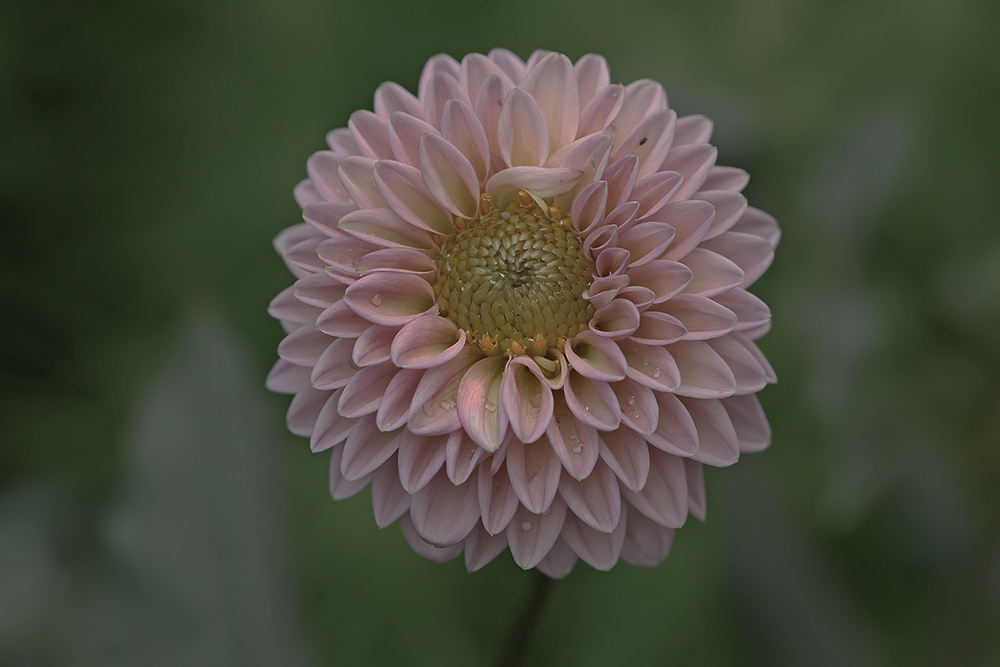
%> input picture images/flower.jpg, 1000 x 667 px
$ octave test_methods.m   (GNU Octave 9; MATLAB toolbox functions it lacks are replaced by stand-ins)
%> lines starting %> are read from the running program, lines starting %| are printed output that depends on the picture; in (x1, y1, x2, y2) boxes, pixels count from 0 and x2, y2 are one past the last pixel; in counts of white or black regions, pixels touching at a corner belong together; the program's own positions count from 1
%% Predefined
% Read in the images
img_flower = imread("images/flower.jpg");
%> img_flower is the input picture: size 667x1000x3 uint8; mean R, G, B 73.9, 75.1, 61
img_tiger = imread("images/tiger.jpg");
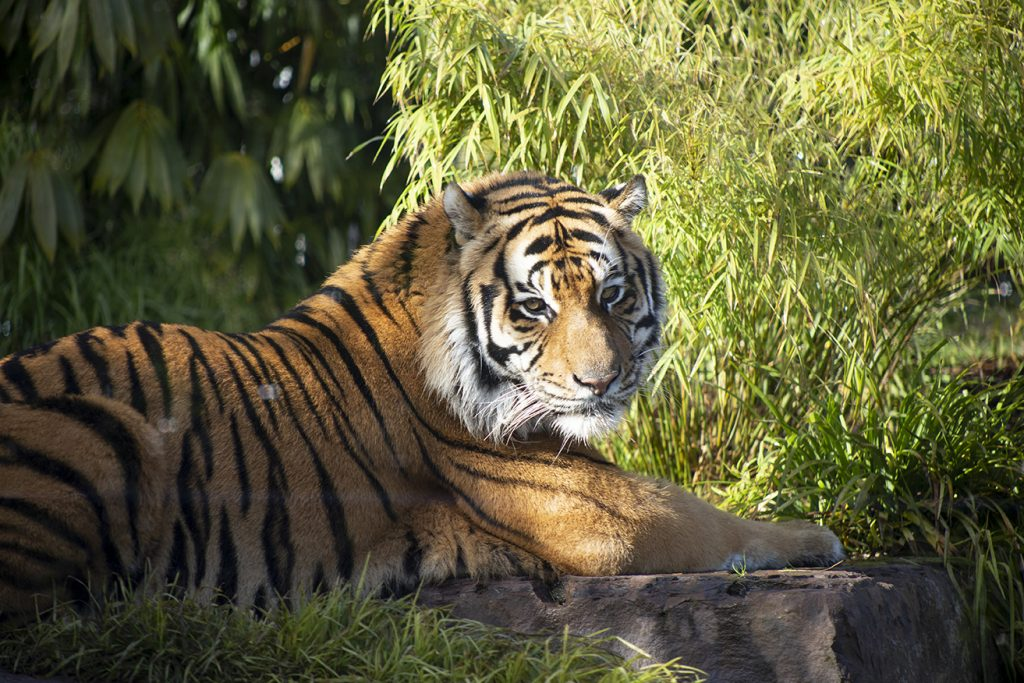
%> input picture images/tiger.jpg, 1024 x 683 px
%> img_tiger is the input picture: size 683x1024x3 uint8; mean R, G, B 93.7, 92.3, 57.8

% Convert images to grayscale
img_flower_gray = rgb2gray(img_flower);
img_tiger_gray = rgb2gray(img_tiger);
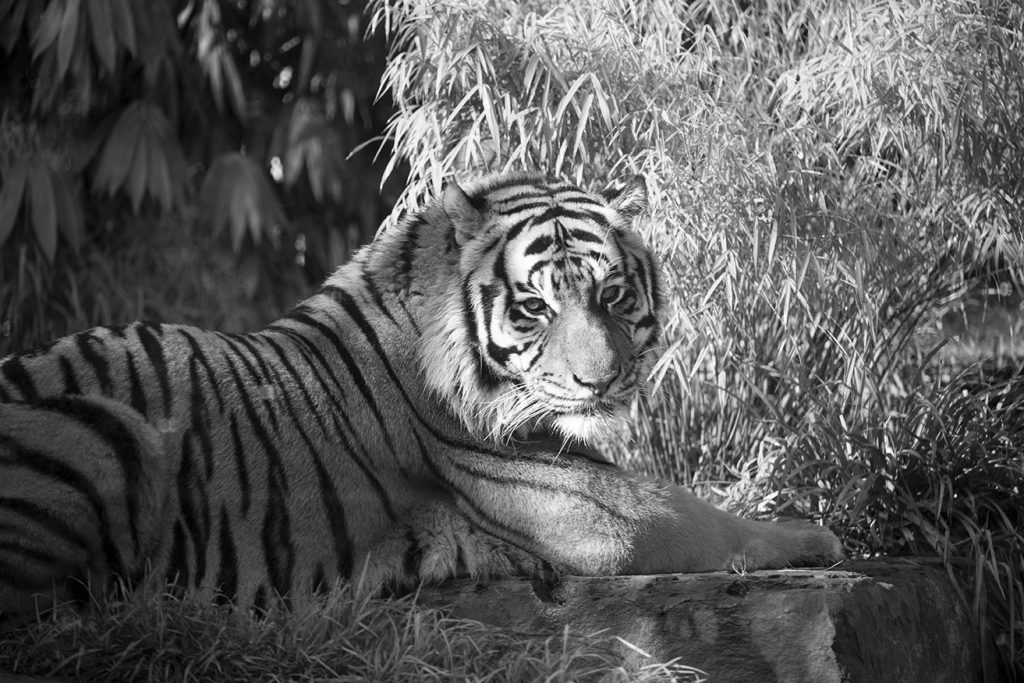
%> img_tiger_gray: size 683x1024 uint8; min 0, max 255, mean 88.8

% Set the number of clusters
K = 2;

%% K-means - segment the input image based on intensity values

img_flower_vector = img_flower_gray(:);
img_tiger_vector = img_tiger_gray(:);

[idx_flower, centers_flower] = kmeans(double(img_flower_vector), K);
%> centers_flower = [115.9; 59.9]
[idx_tiger, centers_tiger] = kmeans(double(img_tiger_vector), K);
%> centers_tiger = [55.98; 166.2]

clustered_img_flower = reshape(idx_flower, size(img_flower_gray));
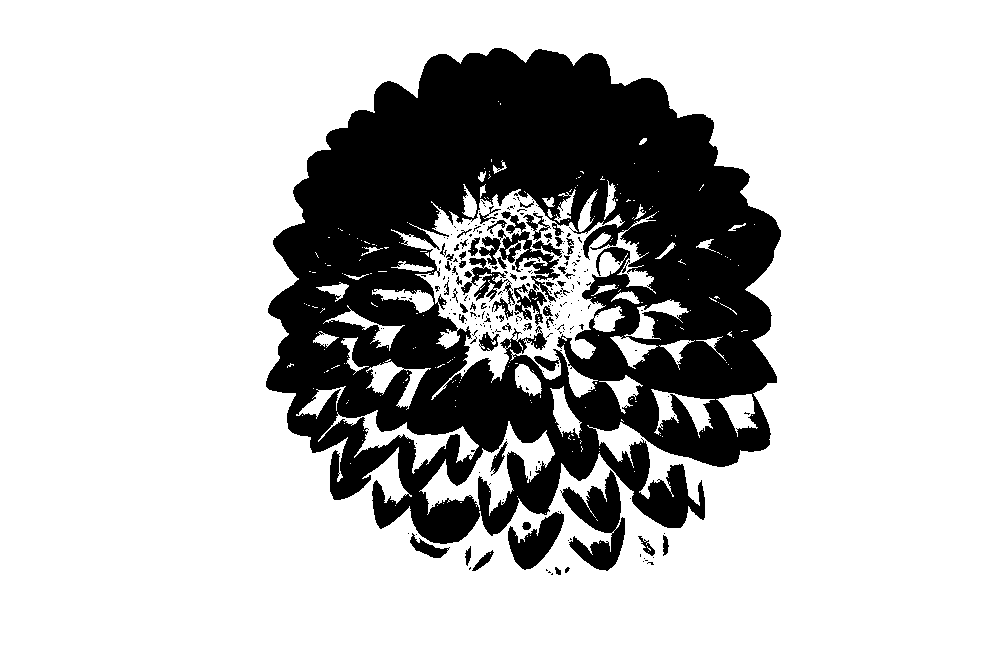
%> clustered_img_flower: size 667x1000 double; values 1 (black) and 2 (white), 76.4% white; 242 black regions (189 under 20 px), largest, box (x1, y1, x2, y2) and area: (266, 48, 781, 544) 145298, (560, 470, 625, 571) 3149, (479, 211, 560, 326) 2420
clustered_img_tiger = reshape(idx_tiger, size(img_tiger_gray));
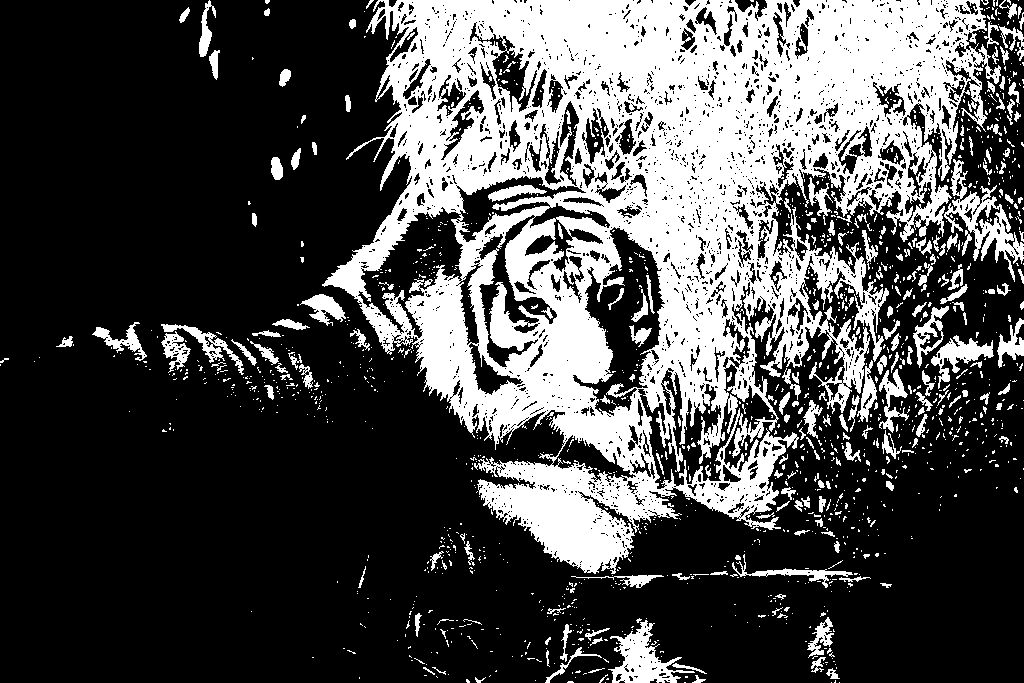
%> clustered_img_tiger: size 683x1024 double; values 1 (black) and 2 (white), 29.8% white; 1502 white regions (1286 under 20 px), largest, box (x1, y1, x2, y2) and area: (322, 0, 1001, 574) 176520, (944, 159, 1024, 282) 2596, (608, 620, 695, 683) 2148

%% K-means - segment the input image by using the cluster centers to assign new colors to the pixels.

% Perform K-means clustering on the images
[flower_labels, flower_centers] = kmeans(double(img_flower_gray(:)), K);
%> flower_centers = [60.04; 116.4]
[tiger_labels, tiger_centers] = kmeans(double(img_tiger_gray(:)), K);
%> tiger_centers = [165.5; 55.68]

% Reshape the labels into an image
flower_seg_kmeans = reshape(flower_labels, size(img_flower_gray));
%> flower_seg_kmeans: size 667x1000 double; values 1 (black) and 2 (white), 23.2% white; 274 white regions (219 under 20 px), largest, box (x1, y1, x2, y2) and area: (266, 48, 781, 544) 143373, (560, 470, 625, 571) 3040, (508, 512, 564, 570) 1593
tiger_seg_kmeans = reshape(tiger_labels, size(img_tiger_gray));
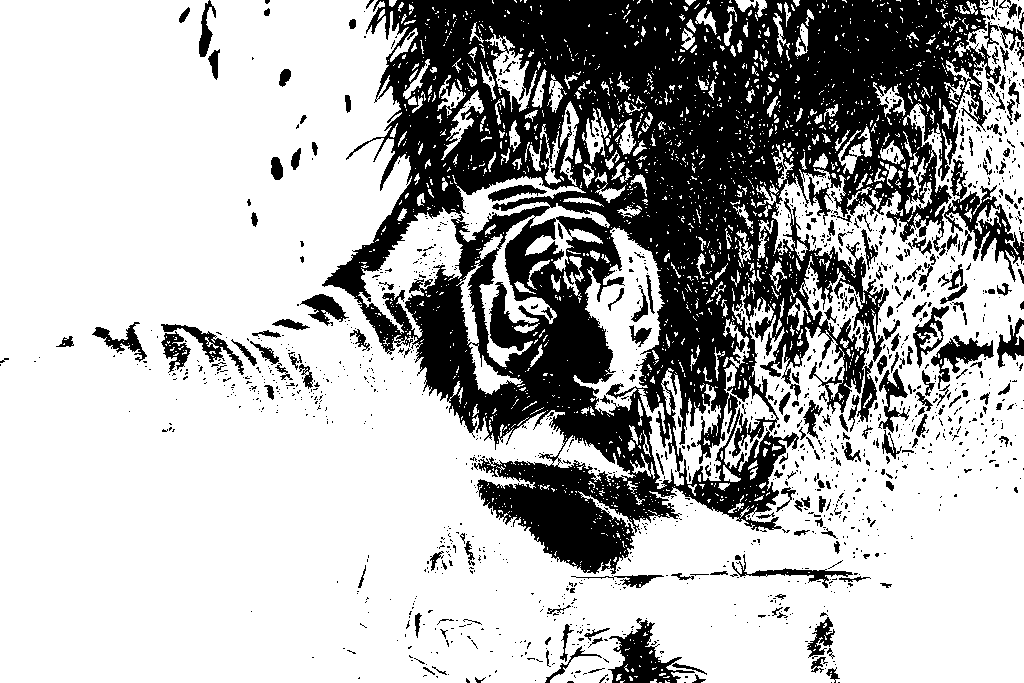
%> tiger_seg_kmeans: size 683x1024 double; values 1 (black) and 2 (white), 69.9% white; 1488 black regions (1269 under 20 px), largest, box (x1, y1, x2, y2) and area: (322, 0, 1001, 574) 178460, (944, 159, 1024, 282) 2637, (608, 618, 695, 683) 2195

%% Thresholding
threshold = 128; % Set the threshold value
binary_img_flower = img_flower_gray > threshold;
%> binary_img_flower: size 667x1000 logical; 5.7% white; 468 white regions (376 under 20 px), largest, box (x1, y1, x2, y2) and area: (388, 51, 667, 189) 13018, (317, 89, 438, 233) 2397, (457, 366, 498, 451) 1803
binary_img_tiger = img_tiger_gray > threshold;
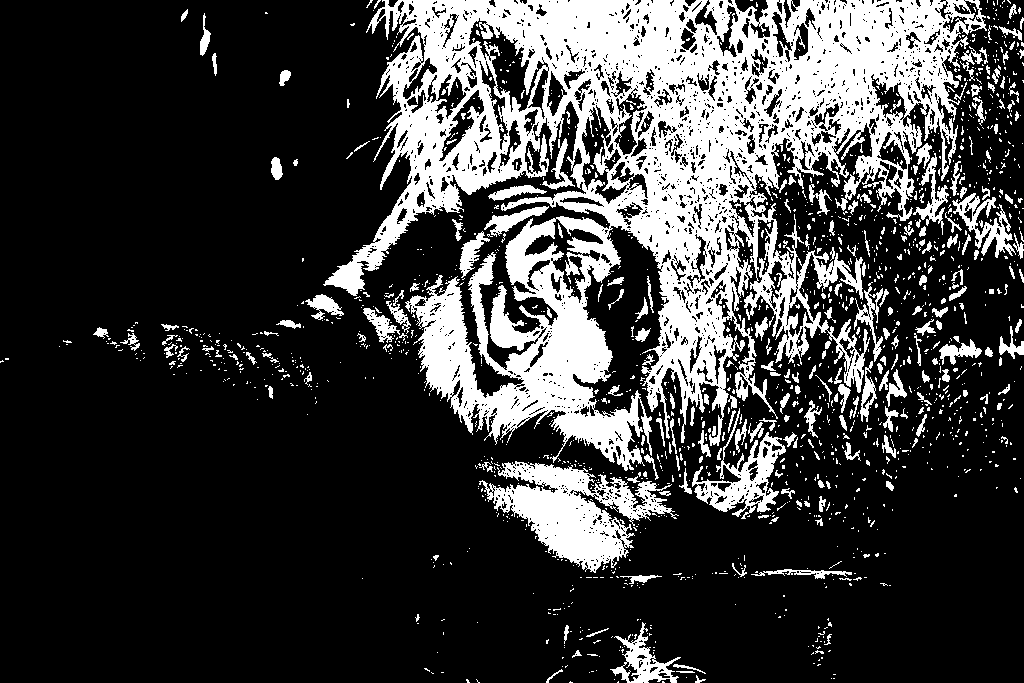
%> binary_img_tiger: size 683x1024 logical; 23.9% white; 1636 white regions (1393 under 20 px), largest, box (x1, y1, x2, y2) and area: (323, 0, 987, 471) 127022, (479, 461, 679, 573) 9551, (692, 408, 786, 519) 3011

%% Display output - image flower
% Display the original image and the segmented images
figure;
subplot(2,2,1); imshow(img_flower_gray); title('Original Image');
subplot(2,2,2); imshow(binary_img_flower); title('Thresholding');
subplot(2,2,3); imshow(clustered_img_flower, []); title('K-means Clustering');
subplot(2,2,4); imshow(flower_seg_kmeans, []); title('K-means Clustering');

%% Display output - image tiger
% Display the original image and the segmented images
figure;
subplot(2,2,1); imshow(img_tiger_gray); title('Original Image');
subplot(2,2,2); imshow(binary_img_tiger); title('Thresholding');
subplot(2,2,3); imshow(clustered_img_tiger, []); title('K-means Clustering');
subplot(2,2,4); imshow(tiger_seg_kmeans, []); title('K-means Clustering');
